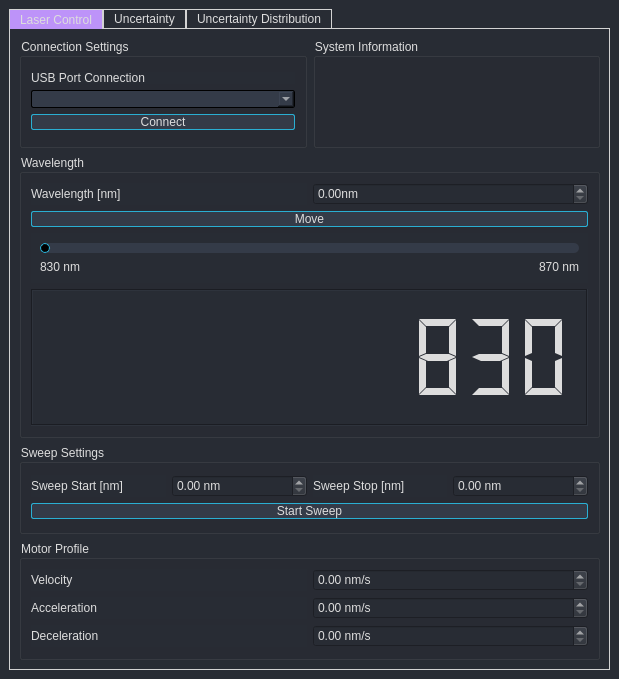
<?xml version="1.0" encoding="UTF-8"?>
<ui version="4.0">
 <class>LaserControlWindow</class>
 <widget class="QMainWindow" name="LaserControlWindow">
  <property name="geometry">
   <rect>
    <x>0</x>
    <y>0</y>
    <width>619</width>
    <height>679</height>
   </rect>
  </property>
  <property name="windowTitle">
   <string>MainWindow</string>
  </property>
  <widget class="QWidget" name="centralwidget">
   <property name="styleSheet">
    <string notr="true">/* /////////////////////////////////////////////////////////////////////////////////////////////////

SET APP STYLESHEET - FULL STYLES HERE
DARK THEME - DRACULA COLOR BASED

///////////////////////////////////////////////////////////////////////////////////////////////// */
QWidget{
    background-color: rgb(40, 44, 52);
	color: rgb(221, 221, 221);
	font: 10pt &quot;Segoe UI&quot;;
}

/* /////////////////////////////////////////////////////////////////////////////////////////////////
Tooltip */
QToolTip {
	color: #ffffff;
	background-color: rgba(33, 37, 43, 180);
	border: 1px solid rgb(44, 49, 58);
	background-image: none;
	background-position: left center;
    background-repeat: no-repeat;
	border: none;
	border-left: 2px solid rgb(255, 121, 198);
	text-align: left;
	padding-left: 8px;
	margin: 0px;
}

/* /////////////////////////////////////////////////////////////////////////////////////////////////
QTableWidget */
QTableWidget {	
	background-color: transparent;
	padding: 10px;
	border-radius: 5px;
	gridline-color: rgb(44, 49, 58);
	border-bottom: 1px solid rgb(44, 49, 60);
}
QTableWidget::item{
	border-color: rgb(44, 49, 60);
	padding-left: 5px;
	padding-right: 5px;
	gridline-color: rgb(44, 49, 60);
}
QTableWidget::item:selected{
	background-color: rgb(189, 147, 249);
}
QHeaderView::section{
	background-color: rgb(33, 37, 43);
	max-width: 30px;
	border: 1px solid rgb(44, 49, 58);
	border-style: none;
    border-bottom: 1px solid rgb(44, 49, 60);
    border-right: 1px solid rgb(44, 49, 60);
}
QTableWidget::horizontalHeader {	
	background-color: rgb(33, 37, 43);
}
QHeaderView::section:horizontal
{
    border: 1px solid rgb(33, 37, 43);
	background-color: rgb(33, 37, 43);
	padding: 3px;
	border-top-left-radius: 7px;
    border-top-right-radius: 7px;
}
QHeaderView::section:vertical
{
    border: 1px solid rgb(44, 49, 60);
}

/* /////////////////////////////////////////////////////////////////////////////////////////////////
LineEdit */
QLineEdit {
	background-color: rgb(33, 37, 43);
	border-radius: 5px;
	border: 2px solid rgb(33, 37, 43);
	padding-left: 10px;
	selection-color: rgb(255, 255, 255);
	selection-background-color: rgb(255, 121, 198);
}
QLineEdit:hover {
	border: 2px solid rgb(64, 71, 88);
}
QLineEdit:focus {
	border: 2px solid rgb(91, 101, 124);
}

/* /////////////////////////////////////////////////////////////////////////////////////////////////
PlainTextEdit */
QPlainTextEdit {
	background-color: rgb(27, 29, 35);
	border-radius: 5px;
	padding: 10px;
	selection-color: rgb(255, 255, 255);
	selection-background-color: rgb(255, 121, 198);
}
QPlainTextEdit  QScrollBar:vertical {
    width: 8px;
 }
QPlainTextEdit  QScrollBar:horizontal {
    height: 8px;
 }
QPlainTextEdit:hover {
	border: 2px solid rgb(64, 71, 88);
}
QPlainTextEdit:focus {
	border: 2px solid rgb(91, 101, 124);
}

/* /////////////////////////////////////////////////////////////////////////////////////////////////
ScrollBars */
QScrollBar:horizontal {
    border: none;
    background: rgb(52, 59, 72);
    height: 8px;
    margin: 0px 21px 0 21px;
	border-radius: 0px;
}
QScrollBar::handle:horizontal {
    background: rgb(189, 147, 249);
    min-width: 25px;
	border-radius: 4px
}
QScrollBar::add-line:horizontal {
    border: none;
    background: rgb(55, 63, 77);
    width: 20px;
	border-top-right-radius: 4px;
    border-bottom-right-radius: 4px;
    subcontrol-position: right;
    subcontrol-origin: margin;
}
QScrollBar::sub-line:horizontal {
    border: none;
    background: rgb(55, 63, 77);
    width: 20px;
	border-top-left-radius: 4px;
    border-bottom-left-radius: 4px;
    subcontrol-position: left;
    subcontrol-origin: margin;
}
QScrollBar::up-arrow:horizontal, QScrollBar::down-arrow:horizontal
{
     background: none;
}
QScrollBar::add-page:horizontal, QScrollBar::sub-page:horizontal
{
     background: none;
}
 QScrollBar:vertical {
	border: none;
    background: rgb(52, 59, 72);
    width: 8px;
    margin: 21px 0 21px 0;
	border-radius: 0px;
 }
 QScrollBar::handle:vertical {	
	background: rgb(189, 147, 249);
    min-height: 25px;
	border-radius: 4px
 }
 QScrollBar::add-line:vertical {
     border: none;
    background: rgb(55, 63, 77);
     height: 20px;
	border-bottom-left-radius: 4px;
    border-bottom-right-radius: 4px;
     subcontrol-position: bottom;
     subcontrol-origin: margin;
 }
 QScrollBar::sub-line:vertical {
	border: none;
    background: rgb(55, 63, 77);
     height: 20px;
	border-top-left-radius: 4px;
    border-top-right-radius: 4px;
     subcontrol-position: top;
     subcontrol-origin: margin;
 }
 QScrollBar::up-arrow:vertical, QScrollBar::down-arrow:vertical {
     background: none;
 }

 QScrollBar::add-page:vertical, QScrollBar::sub-page:vertical {
     background: none;
 }

/* /////////////////////////////////////////////////////////////////////////////////////////////////
CheckBox */
QCheckBox::indicator {
    border: 3px solid rgb(52, 59, 72);
	width: 15px;
	height: 15px;
	border-radius: 10px;
    background: rgb(44, 49, 60);
}
QCheckBox::indicator:hover {
    border: 3px solid rgb(58, 66, 81);
}
QCheckBox::indicator:checked {
    background: 3px solid rgb(52, 59, 72);
	border: 3px solid rgb(52, 59, 72);	
	background-image: url(:/icons/images/icons/cil-check-alt.png);
}

/* /////////////////////////////////////////////////////////////////////////////////////////////////
RadioButton */
QRadioButton::indicator {
    border: 3px solid rgb(52, 59, 72);
	width: 15px;
	height: 15px;
	border-radius: 10px;
    background: rgb(44, 49, 60);
}
QRadioButton::indicator:hover {
    border: 3px solid rgb(58, 66, 81);
}
QRadioButton::indicator:checked {
    background: 3px solid rgb(94, 106, 130);
	border: 3px solid rgb(52, 59, 72);	
}

/* /////////////////////////////////////////////////////////////////////////////////////////////////
ComboBox */
QComboBox{
	background-color: rgb(52, 59, 72);
	border-radius: 2px;
	border: 1px solid rgb(0, 0, 0);
}
QComboBox:hover{
	border: 1px solid rgb(42, 175, 211);
}
QComboBox::drop-down {
	subcontrol-origin: padding;
	subcontrol-position: top right;
	width: 25px; 
	border-left-width: 2px;
	border-left-color: rgba(39, 44, 54, 150);
	border-left-style: solid;
	border-top-right-radius: 3px;
	border-bottom-right-radius: 3px;	
	background-image: url(:/icons/flexsensorpy/images/icons/cil-arrow-bottom.png);
	background-position: center;
	background-repeat: no-reperat;
 }
QComboBox QAbstractItemView {
	color: rgb(255, 121, 198);	
	background-color: rgb(33, 37, 43);
	padding: 10px;
	selection-background-color: rgb(39, 44, 54);
}
QComboBox QAbstractItemView::item {
  min-height: 150px;
}

/* /////////////////////////////////////////////////////////////////////////////////////////////////
Sliders */
QSlider::groove:horizontal {
    border-radius: 5px;
    height: 10px;
	margin: 0px;
	background-color: rgb(52, 59, 72);
}
QSlider::groove:horizontal:hover {
	background-color: rgb(55, 62, 76);
}
QSlider::handle:horizontal {
    background-color: rgb(0, 0, 0);
    border: 1px solid rgb(42, 175, 211);
    height: 10px;
    width: 8px;
    margin: 0px;
	border-radius: 5px;
}
QSlider::handle:horizontal:hover {
    background-color: rgb(42, 141, 211);
    border: none;
    height: 10px;
    width: 10px;
    margin: 0px;
	border-radius: 5px;
}
QSlider::handle:horizontal:pressed {
    background-color: rgb(42, 141, 211);
}

QSlider::groove:vertical {
    border-radius: 5px;
    width: 10px;
    margin: 0px;
	background-color: rgb(52, 59, 72);
}
QSlider::groove:vertical:hover {
	background-color: rgb(55, 62, 76);
}
QSlider::handle:vertical {
    background-color: rgb(189, 147, 249);
	border: none;
    height: 10px;
    width: 10px;
    margin: 0px;
	border-radius: 5px;
}
QSlider::handle:vertical:hover {
    background-color: rgb(195, 155, 255);
}
QSlider::handle:vertical:pressed {
    background-color: rgb(255, 121, 198);
}

/* /////////////////////////////////////////////////////////////////////////////////////////////////
CommandLinkButton */
QCommandLinkButton {	
	color: rgb(255, 121, 198);
	border-radius: 5px;
	padding: 5px;
	color: rgb(255, 170, 255);
}
QCommandLinkButton:hover {	
	color: rgb(255, 170, 255);
	background-color: rgb(44, 49, 60);
}
QCommandLinkButton:pressed {	
	color: rgb(189, 147, 249);
	background-color: rgb(52, 58, 71);
}

/* /////////////////////////////////////////////////////////////////////////////////////////////////
Button */
QPushButton {
	border: 1px solid rgb(42, 175, 211);
	border-radius: 2px;	
	background-color: rgb(52, 59, 72);
}
QPushButton:hover {
	border: 1px solid rgb(42, 141, 211);
    border-radius: 2px;	
	background-color: rgb(42, 141, 211);
}
QPushButton:pressed {	
	border: 1px solid rgb(42, 141, 211);
    border-radius: 2px;	
	background-color: rgb(35, 40, 49);
}









/* QMenu ------------------------------------------------------------------

examples: https://doc.qt.io/qt-5/stylesheet-examples.html#customizing-qmenu

--------------------------------------------------------------------------- */
QMenu {
    background-color: rgb(40, 44, 52);
    margin: 2px; /* some spacing around the menu */
}

QMenu::item {
    padding: 2px 25px 2px 20px;
    border: 1px solid transparent; /* reserve space for selection border */
}

QMenu::item:selected {
    border-color: darkblue;
    background: rgba(100, 100, 100, 150);
}

QMenu::icon:checked { /* appearance of a 'checked' icon */
    background: gray;
    border: 1px inset gray;
    position: absolute;
    top: 1px;
    right: 1px;
    bottom: 1px;
    left: 1px;
}

QMenu::separator {
    height: 2px;
    background: lightblue;
    margin-left: 10px;
    margin-right: 5px;
}

QMenu::indicator {
    width: 13px;
    height: 13px;
}

QTabWidget::pane {
  border: 1px solid lightgray;
  top:-1px; 
  background:  rgb(40, 44, 52); 
} 

QTabBar::tab {
  background: rgb(40, 44, 52);; 
  border: 1px solid lightgray; 
  padding: 2px;
	padding-left: 10px;
	padding-right: 10px;
} 

QTabBar::tab:selected { 
  background:  rgb(189, 147, 249);
  margin-bottom: -1px; 
}
</string>
   </property>
   <layout class="QGridLayout" name="gridLayout_3">
    <item row="0" column="0">
     <widget class="QTabWidget" name="table_laser_control">
      <property name="currentIndex">
       <number>0</number>
      </property>
      <widget class="QWidget" name="tab_control">
       <attribute name="title">
        <string>Laser Control</string>
       </attribute>
       <layout class="QGridLayout" name="gridLayout_9">
        <item row="0" column="0">
         <layout class="QGridLayout" name="grd_tab_settings">
          <item row="0" column="0">
           <widget class="QGroupBox" name="grp_Connection">
            <property name="minimumSize">
             <size>
              <width>250</width>
              <height>100</height>
             </size>
            </property>
            <property name="maximumSize">
             <size>
              <width>300</width>
              <height>110</height>
             </size>
            </property>
            <property name="title">
             <string>Connection Settings</string>
            </property>
            <layout class="QGridLayout" name="gridLayout_4">
             <item row="0" column="0">
              <layout class="QVBoxLayout" name="vgrd_connection_settings">
               <item>
                <widget class="QLabel" name="lbl_port_selection">
                 <property name="maximumSize">
                  <size>
                   <width>16777215</width>
                   <height>12</height>
                  </size>
                 </property>
                 <property name="text">
                  <string>USB Port Connection</string>
                 </property>
                </widget>
               </item>
               <item>
                <widget class="QComboBox" name="cb_port_selection"/>
               </item>
               <item>
                <widget class="QPushButton" name="btn_connect">
                 <property name="text">
                  <string>Connect</string>
                 </property>
                </widget>
               </item>
              </layout>
             </item>
            </layout>
           </widget>
          </item>
          <item row="1" column="0" colspan="2">
           <widget class="QGroupBox" name="group_wavelength_settings">
            <property name="title">
             <string>Wavelength</string>
            </property>
            <layout class="QGridLayout" name="gridLayout_5">
             <item row="0" column="0">
              <layout class="QGridLayout" name="gridLayout_12">
               <item row="3" column="0">
                <widget class="QLabel" name="lbl_wavelength">
                 <property name="text">
                  <string>Wavelength [nm]</string>
                 </property>
                </widget>
               </item>
               <item row="5" column="0" colspan="2">
                <widget class="QPushButton" name="btn_move_to_wavelength">
                 <property name="text">
                  <string>Move</string>
                 </property>
                </widget>
               </item>
               <item row="3" column="1">
                <widget class="QDoubleSpinBox" name="sb_set_wavelength">
                 <property name="minimumSize">
                  <size>
                   <width>150</width>
                   <height>0</height>
                  </size>
                 </property>
                 <property name="suffix">
                  <string>nm</string>
                 </property>
                </widget>
               </item>
               <item row="9" column="0" colspan="2">
                <widget class="QLCDNumber" name="lcd_wavelength">
                 <property name="maximumSize">
                  <size>
                   <width>16777215</width>
                   <height>16777215</height>
                  </size>
                 </property>
                 <property name="frameShape">
                  <enum>QFrame::Box</enum>
                 </property>
                 <property name="frameShadow">
                  <enum>QFrame::Sunken</enum>
                 </property>
                 <property name="lineWidth">
                  <number>1</number>
                 </property>
                 <property name="midLineWidth">
                  <number>0</number>
                 </property>
                 <property name="smallDecimalPoint">
                  <bool>true</bool>
                 </property>
                 <property name="digitCount">
                  <number>10</number>
                 </property>
                 <property name="segmentStyle">
                  <enum>QLCDNumber::Flat</enum>
                 </property>
                 <property name="value" stdset="0">
                  <double>830.000000000000000</double>
                 </property>
                 <property name="intValue" stdset="0">
                  <number>830</number>
                 </property>
                </widget>
               </item>
               <item row="6" column="0" colspan="2">
                <widget class="QWidget" name="gridWidget" native="true">
                 <property name="maximumSize">
                  <size>
                   <width>16777215</width>
                   <height>50</height>
                  </size>
                 </property>
                 <layout class="QGridLayout" name="gridLayout_2">
                  <item row="1" column="1">
                   <widget class="QLabel" name="lbl_max_wavelength">
                    <property name="maximumSize">
                     <size>
                      <width>16777215</width>
                      <height>18</height>
                     </size>
                    </property>
                    <property name="layoutDirection">
                     <enum>Qt::LeftToRight</enum>
                    </property>
                    <property name="text">
                     <string>870 nm</string>
                    </property>
                    <property name="alignment">
                     <set>Qt::AlignRight|Qt::AlignTrailing|Qt::AlignVCenter</set>
                    </property>
                   </widget>
                  </item>
                  <item row="1" column="0">
                   <widget class="QLabel" name="lbl_min_wavelength">
                    <property name="maximumSize">
                     <size>
                      <width>16777215</width>
                      <height>18</height>
                     </size>
                    </property>
                    <property name="text">
                     <string>830 nm</string>
                    </property>
                    <property name="margin">
                     <number>0</number>
                    </property>
                   </widget>
                  </item>
                  <item row="0" column="0" colspan="2">
                   <widget class="QSlider" name="slider_wavelength">
                    <property name="minimumSize">
                     <size>
                      <width>0</width>
                      <height>10</height>
                     </size>
                    </property>
                    <property name="orientation">
                     <enum>Qt::Horizontal</enum>
                    </property>
                    <property name="invertedControls">
                     <bool>false</bool>
                    </property>
                    <property name="tickPosition">
                     <enum>QSlider::NoTicks</enum>
                    </property>
                   </widget>
                  </item>
                 </layout>
                </widget>
               </item>
              </layout>
             </item>
            </layout>
           </widget>
          </item>
          <item row="2" column="0" colspan="2">
           <widget class="QGroupBox" name="group_sweep_settings">
            <property name="minimumSize">
             <size>
              <width>250</width>
              <height>0</height>
             </size>
            </property>
            <property name="maximumSize">
             <size>
              <width>16777215</width>
              <height>90</height>
             </size>
            </property>
            <property name="title">
             <string>Sweep Settings</string>
            </property>
            <layout class="QGridLayout" name="gridLayout_8">
             <item row="0" column="0">
              <layout class="QGridLayout" name="gridLayout_10">
               <item row="0" column="3">
                <widget class="QDoubleSpinBox" name="sb_sweep_stop">
                 <property name="suffix">
                  <string> nm</string>
                 </property>
                </widget>
               </item>
               <item row="0" column="0">
                <widget class="QLabel" name="lbl_sweep_start">
                 <property name="minimumSize">
                  <size>
                   <width>100</width>
                   <height>0</height>
                  </size>
                 </property>
                 <property name="text">
                  <string>Sweep Start [nm]</string>
                 </property>
                </widget>
               </item>
               <item row="0" column="2">
                <widget class="QLabel" name="lbl_sweep_stop">
                 <property name="minimumSize">
                  <size>
                   <width>100</width>
                   <height>0</height>
                  </size>
                 </property>
                 <property name="text">
                  <string>Sweep Stop [nm]</string>
                 </property>
                </widget>
               </item>
               <item row="0" column="1">
                <widget class="QDoubleSpinBox" name="sb_sweep_start">
                 <property name="suffix">
                  <string comment="nm/s"> nm</string>
                 </property>
                </widget>
               </item>
               <item row="1" column="0" colspan="4">
                <widget class="QPushButton" name="btn_start_sweep">
                 <property name="text">
                  <string>Start Sweep</string>
                 </property>
                </widget>
               </item>
              </layout>
             </item>
            </layout>
           </widget>
          </item>
          <item row="3" column="0" colspan="2">
           <widget class="QGroupBox" name="group_motor_profile">
            <property name="minimumSize">
             <size>
              <width>0</width>
              <height>0</height>
             </size>
            </property>
            <property name="maximumSize">
             <size>
              <width>16777215</width>
              <height>120</height>
             </size>
            </property>
            <property name="title">
             <string>Motor Profile</string>
            </property>
            <layout class="QGridLayout" name="gridLayout_7">
             <item row="0" column="0">
              <layout class="QVBoxLayout" name="verticalLayout_2">
               <item>
                <layout class="QGridLayout" name="gridLayout_11">
                 <item row="1" column="1">
                  <widget class="QDoubleSpinBox" name="sb_acc">
                   <property name="suffix">
                    <string> nm/s</string>
                   </property>
                  </widget>
                 </item>
                 <item row="1" column="0">
                  <widget class="QLabel" name="lbl_acc">
                   <property name="text">
                    <string>Acceleration</string>
                   </property>
                  </widget>
                 </item>
                 <item row="0" column="0">
                  <widget class="QLabel" name="lbl_vel">
                   <property name="text">
                    <string>Velocity</string>
                   </property>
                  </widget>
                 </item>
                 <item row="0" column="1">
                  <widget class="QDoubleSpinBox" name="sb_velocity">
                   <property name="suffix">
                    <string> nm/s</string>
                   </property>
                  </widget>
                 </item>
                 <item row="2" column="0">
                  <widget class="QLabel" name="lbl_dec">
                   <property name="text">
                    <string>Deceleration</string>
                   </property>
                  </widget>
                 </item>
                 <item row="2" column="1">
                  <widget class="QDoubleSpinBox" name="sb_dec">
                   <property name="suffix">
                    <string> nm/s</string>
                   </property>
                  </widget>
                 </item>
                </layout>
               </item>
              </layout>
             </item>
            </layout>
           </widget>
          </item>
          <item row="0" column="1">
           <widget class="QGroupBox" name="grp_system_info">
            <property name="minimumSize">
             <size>
              <width>0</width>
              <height>110</height>
             </size>
            </property>
            <property name="maximumSize">
             <size>
              <width>16777215</width>
              <height>110</height>
             </size>
            </property>
            <property name="title">
             <string>System Information</string>
            </property>
            <layout class="QGridLayout" name="gridLayout_6">
             <item row="0" column="0">
              <layout class="QGridLayout" name="grd_system_info"/>
             </item>
            </layout>
           </widget>
          </item>
         </layout>
        </item>
       </layout>
      </widget>
      <widget class="QWidget" name="tab_uncertainty">
       <attribute name="title">
        <string>Uncertainty</string>
       </attribute>
       <layout class="QGridLayout" name="grd_uncertainty"/>
      </widget>
      <widget class="QWidget" name="tab_uncertainty_dist">
       <attribute name="title">
        <string>Uncertainty Distribution</string>
       </attribute>
       <layout class="QGridLayout" name="grd_uncertainty_dist"/>
      </widget>
     </widget>
    </item>
   </layout>
  </widget>
 </widget>
 <resources>
  <include location="../../../resources.qrc"/>
 </resources>
 <connections/>
</ui>
